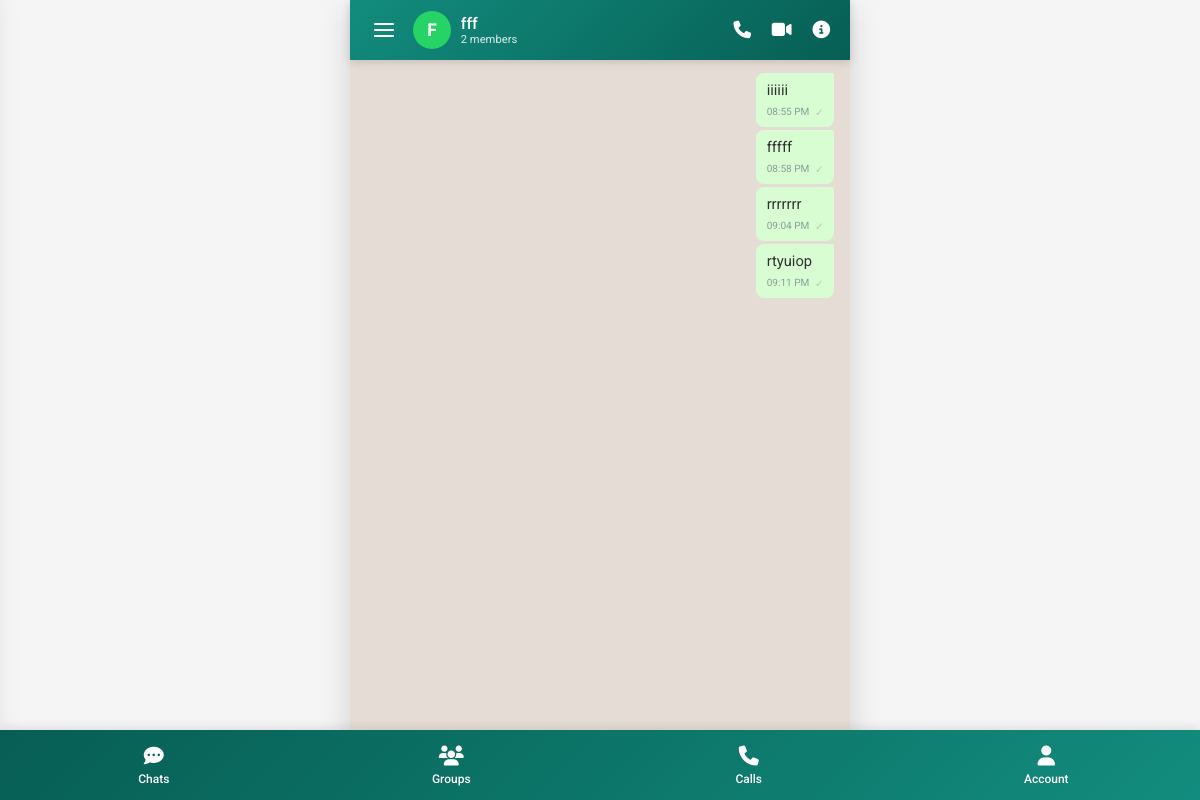
Before: /groups/group_chat?group_id=4 (signed in) with the older database file.
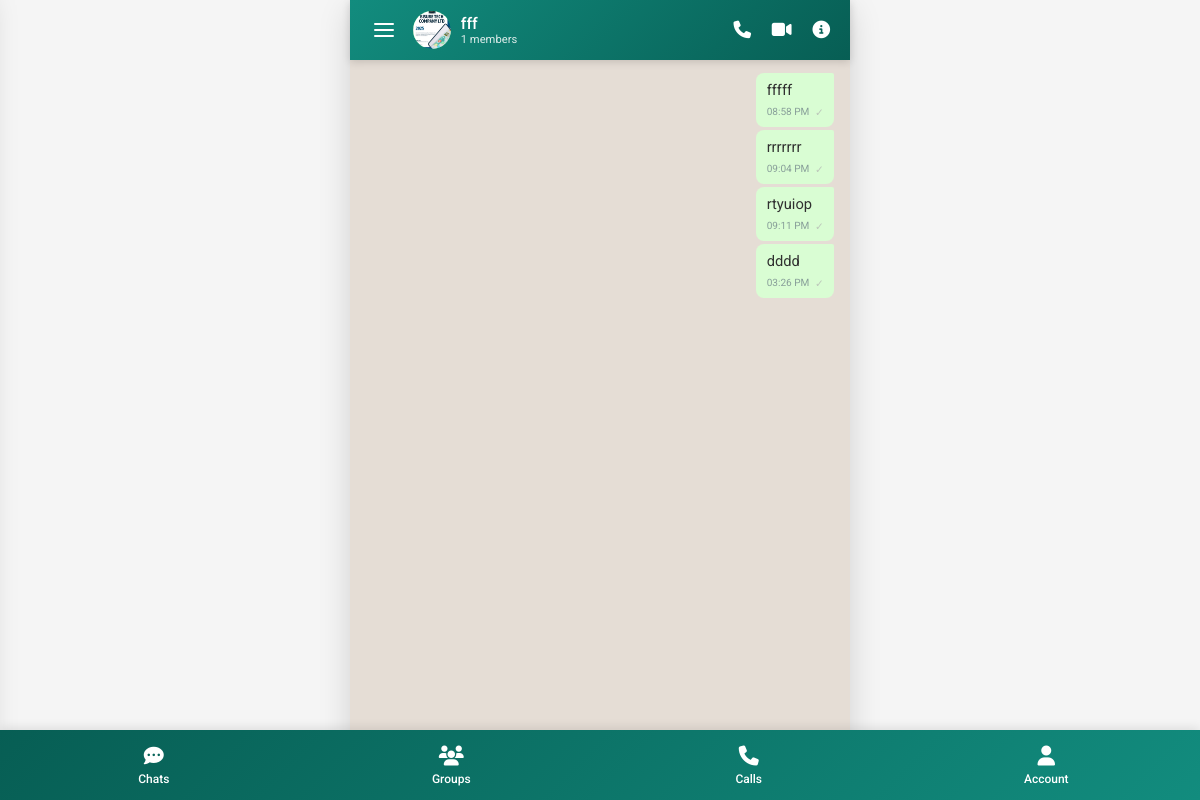
After: the same page with the newer database file.
### tables this page shows
CREATE TABLE `groups_chat` (
  `id` bigint(20) UNSIGNED NOT NULL,
  `conversation_id` bigint(20) UNSIGNED NOT NULL,
  `group_name` varchar(150) NOT NULL,
  `group_photo` varchar(255) DEFAULT NULL,
  `description` text DEFAULT NULL,
  `created_by` bigint(20) UNSIGNED NOT NULL,
  `created_at` timestamp NOT NULL DEFAULT current_timestamp()
);

CREATE TABLE `messages` (
  `id` bigint(20) UNSIGNED NOT NULL,
  `conversation_id` bigint(20) UNSIGNED NOT NULL,
  `sender_id` bigint(20) UNSIGNED NOT NULL,
  `message_type` enum('text','image','video','file','voice') DEFAULT 'text',
  `message_text` longtext DEFAULT NULL,
  `reply_to_id` bigint(20) UNSIGNED DEFAULT NULL,
  `attachment_path` varchar(255) DEFAULT NULL,
  `is_edited` tinyint(1) DEFAULT 0,
  `is_deleted` tinyint(1) DEFAULT 0,
  `created_at` timestamp NOT NULL DEFAULT current_timestamp(),
  `updated_at` timestamp NULL DEFAULT NULL
);

### groups/group_chat.php (the view, shortened to what the changed rows need)
<?php
require_once __DIR__ . '/../config/db.php';
$darkMode = isset($_COOKIE['darkMode']) && $_COOKIE['darkMode'] === 'enabled';
$group_id = isset($_GET['group_id']) ? intval($_GET['group_id']) : 0;
$stmt = $conn->prepare("
    SELECT g.id AS group_id, g.conversation_id, g.group_name, g.group_photo,
           g.description, g.created_by, g.created_at,
           u.fullname AS creator_name, u.username AS creator_username
    FROM groups_chat g LEFT JOIN users u ON g.created_by = u.id WHERE g.id = ?
");
$stmt->bind_param("i", $group_id);
$stmt->execute();
$group = $stmt->get_result()->fetch_assoc();
$current_user_id = $_SESSION['user_id'];
$stmt = $conn->prepare("
    SELECT u.id, u.fullname, u.username, u.profile_photo, gm.role
    FROM group_members gm JOIN users u ON gm.user_id = u.id
    WHERE gm.group_id = ? ORDER BY gm.role='admin' DESC, u.fullname ASC
");
$stmt->bind_param("i", $group_id);
$stmt->execute();
$membersRes = $stmt->get_result();
$group_members = [];
while ($row = $membersRes->fetch_assoc()) { $group_members[] = $row; }
$stmt = $conn->prepare("
    SELECT m.id, m.conversation_id, m.sender_id, m.message_type,
           m.message_text, m.attachment_path, m.created_at,
           u.fullname AS sender_name, u.username AS sender_username, u.profile_photo AS sender_photo,
           (SELECT COUNT(*) FROM message_reads mr WHERE mr.message_id = m.id) AS read_count,
           (SELECT COUNT(*) FROM group_members WHERE group_id = ?) - 1 AS other_members_count
    FROM messages m
    JOIN users u ON m.sender_id = u.id
    WHERE m.conversation_id = ? AND m.is_deleted = 0
    ORDER BY m.created_at ASC
");
$stmt->bind_param("ii", $group_id, $group['conversation_id']);
$stmt->execute();
$msgRes = $stmt->get_result();
$group_messages = [];
while ($row = $msgRes->fetch_assoc()) { $group_messages[] = $row; }
?>
<!DOCTYPE html>
<html lang="en">
<head>
    <link rel="stylesheet" href="https://cdnjs.cloudflare.com/ajax/libs/font-awesome/6.4.0/css/all.min.css">
</head>
<body class="<?= $darkMode ? 'dark-mode' : '' ?>">
<div class="main-wrapper">
    <header>
        <div class="header-left">
        <?php require_once __DIR__ . '/../includes/cd_hamburger.php';?>
            <div class="group-info" onclick="window.location.href='group_info?group_id=<?= $group_id ?>'">
                <div class="group-avatar">
                    <?php if (!empty($group['group_photo'])): ?>
                        <img src="<?= htmlspecialchars('../../uploads/images/' . $group['group_photo']) ?>" alt="Group">
                    <?php else: ?>
                        <?= strtoupper(substr($group['group_name'], 0, 1)) ?>
                    <?php endif; ?>
                </div>
                <div class="group-details">
                    <div class="group-name"><?= htmlspecialchars($group['group_name']) ?></div>
                    <div class="group-members"><?= count($group_members) ?> members</div>
                </div>
            </div>
        </div>
    </header>
    <div class="chat-container">
        <div class="messages-container" id="messagesContainer">
            <?php if (empty($group_messages)): ?>
                <div class="empty-chat">
                    <i class="fas fa-comments"></i>
                    <h3>No messages yet</h3>
                    <p>Send a message to start the conversation</p>
                </div>
            <?php else: ?>
                <?php foreach ($group_messages as $message):
                    $isSent = $message['sender_id'] == $current_user_id;
                    $totalOthers = (int)($message['other_members_count'] ?? 0);
                    $readCount = (int)($message['read_count'] ?? 0);
                    $allRead = ($totalOthers > 0 && $readCount >= $totalOthers);
                ?>
                    <div class="message <?= $isSent ? 'sent' : 'received' ?>" data-msg-id="<?= $message['id'] ?>">
                        <div class="message-content">
                            <?= nl2br(htmlspecialchars($message['message_text'])) ?>
                            <div class="message-time">
                                <?= date('h:i A', strtotime($message['created_at'])) ?>
                                <?php if ($isSent): ?>
                                    <?php if ($allRead): ?>
                                        <span class="message-tick tick-read" title="Read by all">✓✓</span>
                                    <?php else: ?>
                                        <span class="message-tick tick-delivered" title="<?= $readCount ?>/<?= $totalOthers ?> read">✓</span>
                                    <?php endif; ?>
                                <?php endif; ?>
                            </div>
                        </div>
                    </div>
                <?php endforeach; ?>
            <?php endif; ?>
        </div>
    </div>
</div>
<?php include __DIR__ . '/../../includes/navbar.php'; ?>
</body>
</html>

Changed rows visible on the page:
no longer on this page (row edited): messages: message_text "iiiiii", created_at "08:55 PM"
changed groups_chat "fff": group_photo: picture added; group_name "F" → (not shown)
added messages: message_text "dddd", created_at "03:26 PM"
Other visible differences:
count($group_members): "2" → "1"
